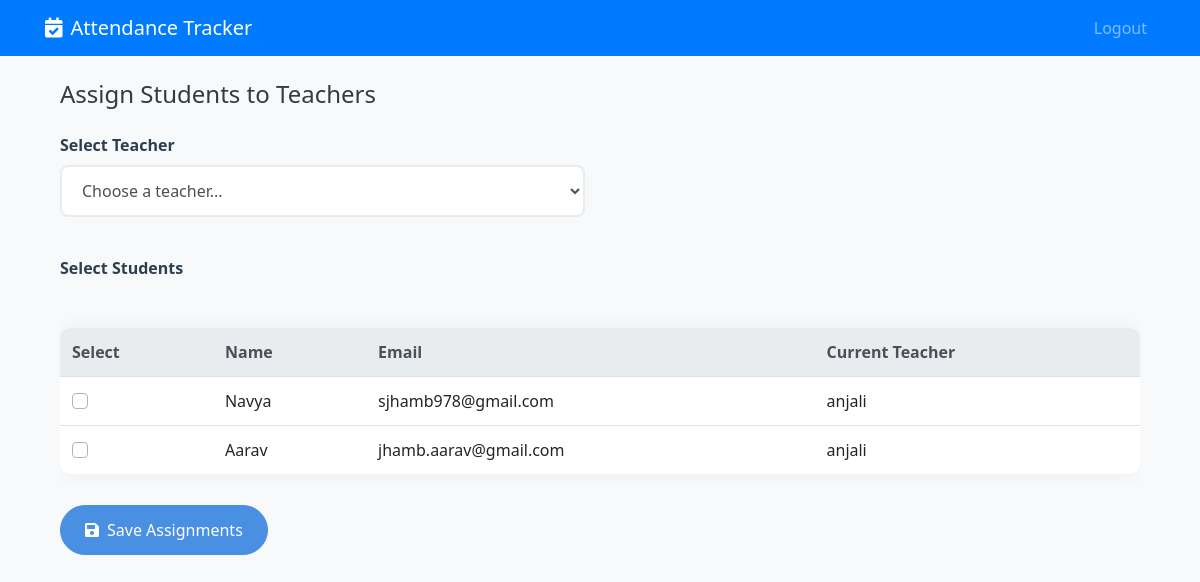
/admin/assign_teacher (signed in), run on the app's committed database.
### app.py (models this page shows, shortened)
class User(UserMixin, db.Model):
    id = db.Column(db.Integer, primary_key=True)
    name = db.Column(db.String(100), nullable=False)
    email = db.Column(db.String(120), unique=True, nullable=False)
    password = db.Column(db.String(60), nullable=False)
    role = db.Column(db.String(10), nullable=False, default='student')  # 'student' or 'teacher'
    student_id = db.Column(db.String(10), unique=True, nullable=True)  # Only for students
    created_at = db.Column(db.DateTime, default=datetime.utcnow)
    class_code = db.Column(db.String(8), unique=True, nullable=True)  # Only for teachers

### app.py (the view, shortened to what this page needs)
@app.route('/admin/assign_teacher', methods=['GET', 'POST'])
@login_required
def assign_teacher():
    if current_user.role != 'admin':
        flash('Access denied.', 'danger')
        return redirect(url_for('index'))
    teachers = User.query.filter_by(role='teacher').all()
    students = User.query.filter_by(role='student').all()
    assignments = TeacherStudent.query.all()
    student_assignments = {ts.student_id: ts.teacher_id for ts in assignments}
    return render_template('assign_teacher.html',
                         teachers=teachers,
                         students=students,
                         current_assignments=student_assignments)

### app.py (called while the page is built)
@login_manager.user_loader
def load_user(user_id):
    try:
        return User.query.get(int(user_id))
    except ValueError:
        if user_id == 'admin':
            admin_user = User.query.filter_by(email='admin').first()
            if admin_user:
                return admin_user
    return None

def is_mobile():
    user_agent = request.headers.get('User-Agent', '').lower()
    mobile_patterns = [
        'mobile', 'android', 'iphone', 'ipad', 'ipod',
        'blackberry', 'windows phone'
    ]
    return any(pattern in user_agent for pattern in mobile_patterns)

@app.context_processor
def utility_processor():
    return {
        'is_mobile': is_mobile()
    }

### templates/assign_teacher.html (shortened to what this page needs)
{% extends "base.html" %}
{% block content %}
<div class="container">
    <h2 class="mb-4">Assign Students to Teachers</h2>
    <form method="POST" class="mb-4">
        <div class="row">
            <div class="col-md-6">
                <div class="form-group">
                    <label for="teacher_id"><strong>Select Teacher</strong></label>
                    <select name="teacher_id" id="teacher_id" class="form-control" required>
                        <option value="">Choose a teacher...</option>
                    </select>
                </div>
            </div>
        </div>
        <div class="form-group mt-4">
            <label><strong>Select Students</strong></label>
            <div class="table-responsive">
                <table class="table table-hover">
                    <thead class="thead-light">
                        <tr>
                            <th>Select</th>
                            <th>Name</th>
                            <th>Email</th>
                            <th>Current Teacher</th>
                        </tr>
                    </thead>
                    <tbody>
                        {% for student in students %}
                        <tr>
                            <td>
                                <div class="custom-control custom-checkbox">
                                </div>
                            </td>
                            <td>{{ student.name }}</td>
                            <td>{{ student.email }}</td>
                            <td>
                                {% if student.id in current_assignments %}
                                    {% for teacher in teachers %}
                                        {% if teacher.id == current_assignments[student.id] %}
                                            {{ teacher.name }}
                                        {% endif %}
                                    {% endfor %}
                                {% else %}
                                    <span class="text-muted">Not assigned</span>
                                {% endif %}
                            </td>
                        </tr>
                        {% endfor %}
                    </tbody>
                </table>
            </div>
        </div>
        <button type="submit" class="btn btn-primary">
            <i class="fas fa-save mr-2"></i>Save Assignments
        </button>
    </form>
</div>
{% endblock %}

### static/css/styles.css (style rules this page uses)
:root { --primary-color: #4a90e2; --secondary-color: #5cb85c; --danger-color: #d9534f; --background-color: #f8f9fa; --text-color: #2c3e50; }
body { background-color: var(--background-color); color: var(--text-color); font-family: 'Segoe UI', Tahoma, Geneva, Verdana, sans-serif; }
h2 { margin-bottom: 20px; color: #343a40; font-size: 1.5rem; }
.form-group { margin-bottom: 15px; }
.btn-primary { background-color: var(--primary-color); border-color: var(--primary-color); padding: 12px 24px; border-radius: 25px; transition: all 0.3s ease; }
.table { margin-top: 20px; background-color: #ffffff; border-radius: 10px; overflow: hidden; box-shadow: 0 0 20px rgba(0,0,0,0.05); }
.table thead th { background-color: var(--primary-color); color: white; border: none; }
.table-responsive { margin-top: 20px; }
.table th, .table td { white-space: nowrap; overflow: hidden; text-overflow: ellipsis; }
.form-control { border-radius: 8px; border: 2px solid #e9ecef; padding: 12px; transition: border-color 0.3s ease, box-shadow 0.3s ease; }
.form-group label { font-weight: 500; margin-bottom: 8px; color: var(--text-color); }
.form-control { height: auto; padding: 0.75rem 1rem; font-size: 1rem; border: 2px solid #e9ecef; border-radius: 8px; transition: all 0.3s ease; }
.table td { vertical-align: middle; }

### data on the page
User: name "Navya", email "sjhamb978@gmail.com"
User: name "anjali"
User: name "Aarav", email "jhamb.aarav@gmail.com"
